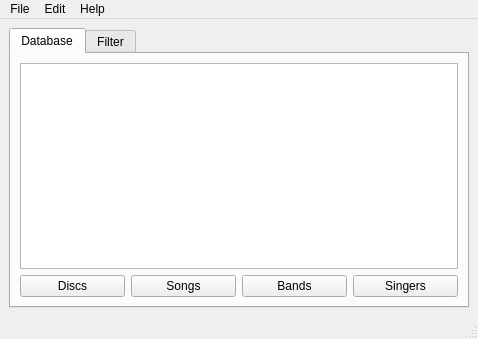
<?xml version="1.0" encoding="UTF-8"?>
<ui version="4.0">
 <class>MainWindow</class>
 <widget class="QMainWindow" name="MainWindow">
  <property name="geometry">
   <rect>
    <x>0</x>
    <y>0</y>
    <width>478</width>
    <height>339</height>
   </rect>
  </property>
  <property name="windowTitle">
   <string>Music Library</string>
  </property>
  <widget class="QWidget" name="centralwidget">
   <layout class="QVBoxLayout" name="verticalLayout_2">
    <item>
     <widget class="QTabWidget" name="tab_widget">
      <property name="currentIndex">
       <number>0</number>
      </property>
      <widget class="QWidget" name="tab_database">
       <attribute name="title">
        <string>Database</string>
       </attribute>
       <layout class="QVBoxLayout" name="verticalLayout">
        <item>
         <widget class="QTableView" name="tbl_database">
          <property name="selectionBehavior">
           <enum>QAbstractItemView::SelectRows</enum>
          </property>
          <property name="gridStyle">
           <enum>Qt::SolidLine</enum>
          </property>
          <property name="sortingEnabled">
           <bool>false</bool>
          </property>
          <property name="cornerButtonEnabled">
           <bool>false</bool>
          </property>
          <attribute name="horizontalHeaderHighlightSections">
           <bool>false</bool>
          </attribute>
          <attribute name="verticalHeaderVisible">
           <bool>true</bool>
          </attribute>
          <attribute name="verticalHeaderHighlightSections">
           <bool>false</bool>
          </attribute>
         </widget>
        </item>
        <item>
         <layout class="QHBoxLayout" name="hl_navigation">
          <item>
           <widget class="QPushButton" name="btn_editDiscs">
            <property name="text">
             <string>Discs</string>
            </property>
           </widget>
          </item>
          <item>
           <widget class="QPushButton" name="btn_editSongs">
            <property name="text">
             <string>Songs</string>
            </property>
           </widget>
          </item>
          <item>
           <widget class="QPushButton" name="btn_editBands">
            <property name="text">
             <string>Bands</string>
            </property>
           </widget>
          </item>
          <item>
           <widget class="QPushButton" name="btn_editSingers">
            <property name="text">
             <string>Singers</string>
            </property>
           </widget>
          </item>
         </layout>
        </item>
       </layout>
      </widget>
      <widget class="QWidget" name="tab_filter">
       <attribute name="title">
        <string>Filter</string>
       </attribute>
       <layout class="QVBoxLayout" name="verticalLayout_3">
        <item>
         <layout class="QHBoxLayout" name="hl_discFilter" stretch="0">
          <item>
           <layout class="QGridLayout" name="gridLayout" columnstretch="1,4">
            <property name="verticalSpacing">
             <number>4</number>
            </property>
            <item row="0" column="1">
             <widget class="QComboBox" name="cb_discFilter">
              <property name="acceptDrops">
               <bool>false</bool>
              </property>
              <property name="editable">
               <bool>true</bool>
              </property>
              <property name="insertPolicy">
               <enum>QComboBox::NoInsert</enum>
              </property>
             </widget>
            </item>
            <item row="0" column="0">
             <widget class="QLabel" name="lbl_discFilter">
              <property name="text">
               <string>Disc:</string>
              </property>
              <property name="indent">
               <number>8</number>
              </property>
             </widget>
            </item>
            <item row="1" column="1">
             <widget class="QCheckBox" name="chk_discRequired">
              <property name="text">
               <string>Required</string>
              </property>
              <property name="checked">
               <bool>true</bool>
              </property>
              <property name="tristate">
               <bool>false</bool>
              </property>
             </widget>
            </item>
           </layout>
          </item>
         </layout>
        </item>
        <item>
         <layout class="QHBoxLayout" name="hl_songFilter" stretch="1,4">
          <item>
           <widget class="QLabel" name="lbl_songFilter">
            <property name="text">
             <string>Song:</string>
            </property>
            <property name="margin">
             <number>0</number>
            </property>
            <property name="indent">
             <number>8</number>
            </property>
           </widget>
          </item>
          <item>
           <widget class="QComboBox" name="cb_songFilter">
            <property name="editable">
             <bool>true</bool>
            </property>
            <property name="insertPolicy">
             <enum>QComboBox::NoInsert</enum>
            </property>
           </widget>
          </item>
         </layout>
        </item>
        <item>
         <layout class="QHBoxLayout" name="hl_authorFilter" stretch="1,4">
          <item>
           <widget class="QLabel" name="lbl_authorFilter">
            <property name="text">
             <string>Author:</string>
            </property>
            <property name="indent">
             <number>8</number>
            </property>
           </widget>
          </item>
          <item>
           <widget class="QComboBox" name="cb_authorFilter">
            <property name="editable">
             <bool>true</bool>
            </property>
            <property name="insertPolicy">
             <enum>QComboBox::NoInsert</enum>
            </property>
           </widget>
          </item>
         </layout>
        </item>
        <item>
         <layout class="QHBoxLayout" name="hl_applyButton">
          <item>
           <spacer name="horizontalSpacer">
            <property name="orientation">
             <enum>Qt::Horizontal</enum>
            </property>
            <property name="sizeHint" stdset="0">
             <size>
              <width>40</width>
              <height>20</height>
             </size>
            </property>
           </spacer>
          </item>
          <item>
           <widget class="QPushButton" name="btn_applyFilter">
            <property name="text">
             <string>Apply</string>
            </property>
           </widget>
          </item>
         </layout>
        </item>
       </layout>
      </widget>
     </widget>
    </item>
   </layout>
  </widget>
  <widget class="QMenuBar" name="menubar">
   <property name="geometry">
    <rect>
     <x>0</x>
     <y>0</y>
     <width>478</width>
     <height>26</height>
    </rect>
   </property>
   <widget class="QMenu" name="menuFile">
    <property name="title">
     <string>File</string>
    </property>
    <addaction name="actionOpen"/>
    <addaction name="actionSave"/>
    <addaction name="actionSave_As"/>
   </widget>
   <widget class="QMenu" name="menuEdit">
    <property name="title">
     <string>Edit</string>
    </property>
    <addaction name="actionDiscs"/>
    <addaction name="actionSongs"/>
    <addaction name="actionBands"/>
    <addaction name="actionSingers"/>
   </widget>
   <widget class="QMenu" name="menuHelp">
    <property name="title">
     <string>Help</string>
    </property>
    <addaction name="actionUserManual"/>
   </widget>
   <addaction name="menuFile"/>
   <addaction name="menuEdit"/>
   <addaction name="menuHelp"/>
  </widget>
  <widget class="QStatusBar" name="statusbar">
   <property name="sizeGripEnabled">
    <bool>true</bool>
   </property>
  </widget>
  <action name="actionOpen">
   <property name="text">
    <string>Open</string>
   </property>
   <property name="shortcut">
    <string>Ctrl+O</string>
   </property>
  </action>
  <action name="actionSave">
   <property name="text">
    <string>Save</string>
   </property>
   <property name="shortcut">
    <string>Ctrl+S</string>
   </property>
  </action>
  <action name="actionSave_As">
   <property name="text">
    <string>Save As...</string>
   </property>
   <property name="shortcut">
    <string>Ctrl+Shift+S</string>
   </property>
  </action>
  <action name="actionDiscs">
   <property name="text">
    <string>Discs</string>
   </property>
  </action>
  <action name="actionSongs">
   <property name="text">
    <string>Songs</string>
   </property>
  </action>
  <action name="actionBands">
   <property name="text">
    <string>Bands</string>
   </property>
  </action>
  <action name="actionSingers">
   <property name="text">
    <string>Singers</string>
   </property>
  </action>
  <action name="actionUserManual">
   <property name="text">
    <string>User manual</string>
   </property>
   <property name="shortcut">
    <string>F1</string>
   </property>
  </action>
 </widget>
 <resources/>
 <connections/>
</ui>
